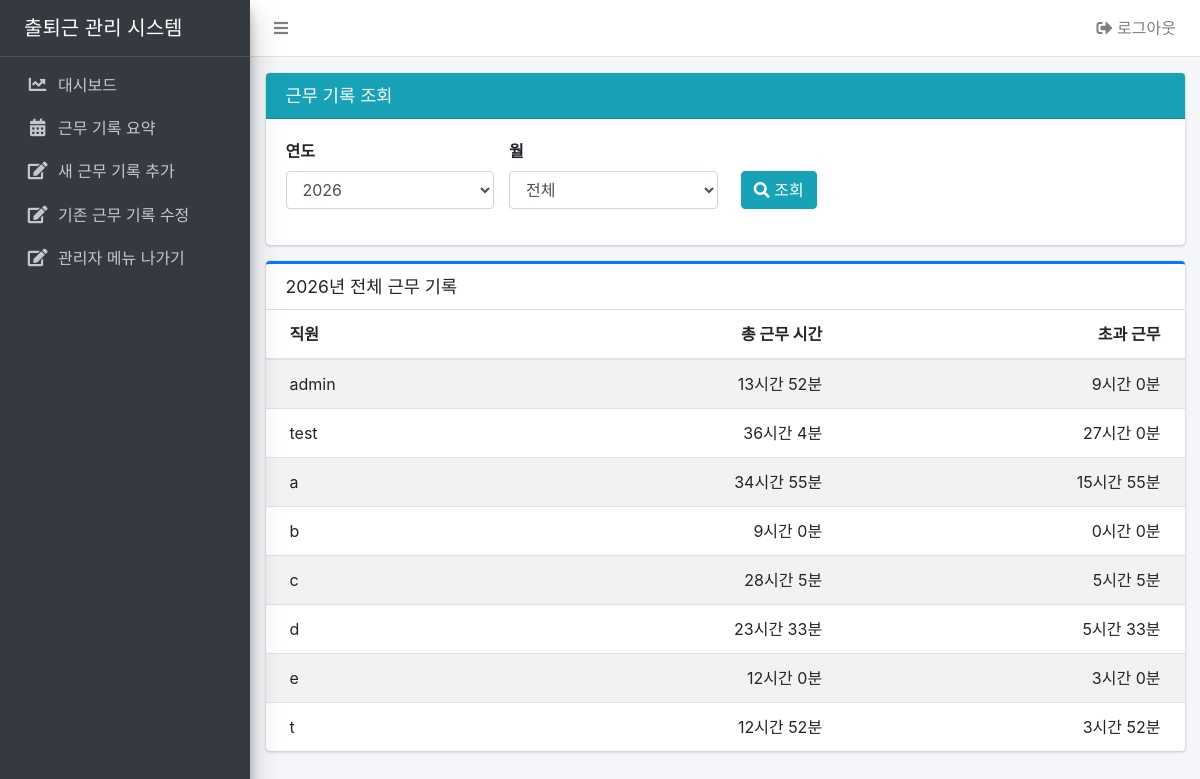
The page /admin/work-summary (signed in) on the database its author committed.
### app/models.py (models this page shows)
class User(UserMixin, db.Model):
    id = db.Column(db.Integer, primary_key=True)
    username = db.Column(db.String(50), unique=True, nullable=False)
    password_hash = db.Column(db.String(128), nullable=False)
    role = db.Column(db.String(10), default="employee")

### app/admin.py (the view)
@admin_bp.route("/work-summary")
@login_required
@admin_required
def work_summary():
    year = request.args.get("year", type=int)
    month = request.args.get("month", type=int)
    if not year:
        year = datetime.now().year
    years = (
        db.session.query(extract("year", WorkLog.start_time))
        .distinct()
        .order_by(extract("year", WorkLog.start_time).desc())
        .all()
    )
    years = [int(y[0]) for y in years]
    query = (
        db.session.query(
            User.username,
            func.sum(WorkLog.total_minutes).label("total_minutes"),
            func.sum(WorkLog.overtime_minutes).label("overtime_minutes"),
        )
        .join(WorkLog)
        .filter(extract("year", WorkLog.start_time) == year)
    )
    if month:
        query = query.filter(extract("month", WorkLog.start_time) == month)
    results = query.group_by(User.id).all()
    return render_template(
        "admin_work_summary.html",
        results=results,
        years=years,
        selected_year=year,
        selected_month=month,
    )

### app/models.py (called while the page is built)
@login_manager.user_loader
def load_user(user_id):
    return User.query.get(int(user_id))

### app/utils.py (called while the page is built)
def admin_required(f):
    @wraps(f)
    def decorated_function(*args, **kwargs):
        if not current_user.is_authenticated or current_user.role != "admin":
            abort(403)
        return f(*args, **kwargs)
    return decorated_function

### app/templates/admin_work_summary.html (shortened to what this page needs)
{% extends "admin_base.html" %}
{% block content %}
<div class="row">
  <div class="col-md-12">
    <div class="card card-info">
      <div class="card-header">
        <h3 class="card-title">근무 기록 조회</h3>
      </div>
      <form method="GET">
        <div class="card-body">
          <div class="row align-items-end">
            <div class="col-md-3">
              <div class="form-group">
                <label>연도</label>
                <select name="year" class="form-control">
                  {% for y in years %}
                    <option value="{{ y }}" {% if y == selected_year %}selected{% endif %}>
                      {{ y }}
                    </option>
                  {% endfor %}
                </select>
              </div>
            </div>
            <div class="col-md-3">
              <div class="form-group">
                <label>월</label>
                <select name="month" class="form-control">
                  <option value="">전체</option>
                </select>
              </div>
            </div>
            <div class="col-md-2">
              <div class="form-group">
                <label>&nbsp;</label>
                <button type="submit" class="btn btn-info">
                  <i class="fas fa-search"></i> 조회
                </button>
              </div>
            </div>
          </div>
        </div>
      </form>
    </div>
  </div>
  <div class="col-md-12">
    <div class="card card-outline card-primary">
      <div class="card-header">
        <h3 class="card-title">
          {% if selected_month %}
            {{ selected_year }}년 {{ selected_month }}월 근무 기록
          {% else %}
            {{ selected_year }}년 전체 근무 기록
          {% endif %}
        </h3>
      </div>
      <div class="card-body p-0">
        <table class="table table-striped table-hover mb-0">
          <thead>
            <tr>
              <th>직원</th>
              <th class="text-right">총 근무 시간</th>
              <th class="text-right">초과 근무</th>
            </tr>
          </thead>
          <tbody>
            {% for r in results %}
            <tr>
              <td>{{ r.username }}</td>
              <td class="text-right">
                {{ (r.total_minutes or 0) // 60 }}시간
                {{ (r.total_minutes or 0) % 60 }}분
              </td>
              <td class="text-right">
                {{ (r.overtime_minutes or 0) // 60 }}시간
                {{ (r.overtime_minutes or 0) % 60 }}분
              </td>
            </tr>
            {% else %}
            <tr>
              <td colspan="3" class="text-center text-muted">
                조회 결과가 없습니다.
              </td>
            </tr>
            {% endfor %}
          </tbody>
        </table>
      </div>
    </div>
  </div>
</div>
{% endblock %}

### rows shown on the page
User: username "admin", total_minutes "13", total_minutes "52", overtime_minutes "9", overtime_minutes "0"
User: username "test", total_minutes "36", total_minutes "4", overtime_minutes "27", overtime_minutes "0"
User: username "c", total_minutes "28", (r.total_minutesor0)%60 "5", id "5", (r.overtime_minutesor0)%60 "5"

### other values the page prints
{{ selected_year }} "2026"
{{ r.username }} "a" "b" "d" "e" "t"
{{ (r.total_minutes or 0) // 60 }} "34" "9" "23" "12" "12"
{{ (r.total_minutes or 0) % 60 }} "55" "0" "33" "0" "52"
{{ (r.overtime_minutes or 0) // 60 }} "15" "0" "5" "3" "3"
{{ (r.overtime_minutes or 0) % 60 }} "55" "0" "33" "0" "52"
form field year "2026"
